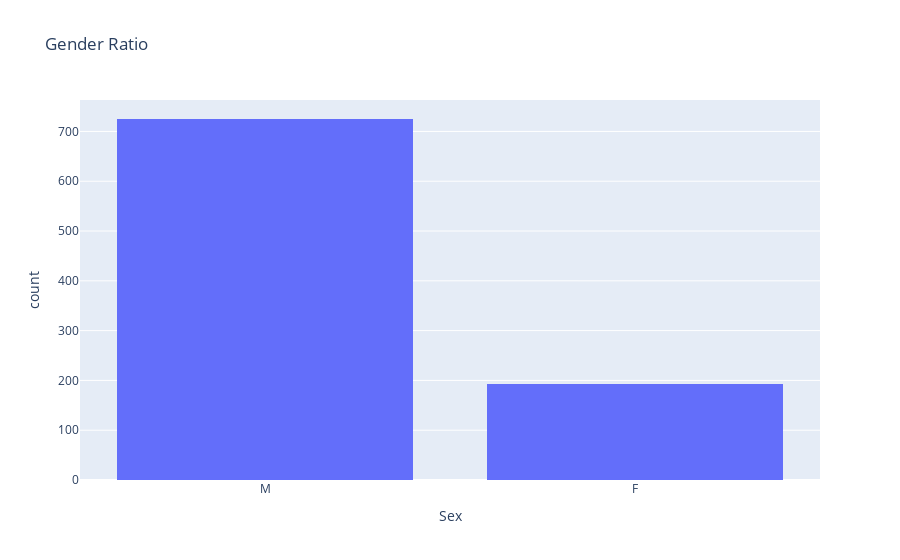

The cell this chart's notebook holds for it:
### Markdown cell above
Gender Ratio:

### Code cell
fig = px.histogram(data_frame=df, x="Sex", hover_data=df.columns, title="Gender Ratio")
fig.show()

### Figure 1 — Plotly figure (JSON) as saved in the notebook; plotly's stock layout.template omitted (floating-point values rounded to 4 significant figures; data arrays with more than 128 entries replaced by an {"elided": "..."} marker saying what was removed)
{"data": [{"alignmentgroup": "True", "bingroup": "x", "hovertemplate": "Sex=%{x}<br>count=%{y}<extra></extra>", "legendgroup": "", "marker": {"color": "#636efa", "pattern": {"shape": ""}}, "name": "", "offsetgroup": "", "orientation": "v", "showlegend": false, "type": "histogram", "x": {"elided": "918 str values"}, "xaxis": "x", "yaxis": "y"}], "layout": {"barmode": "relative", "legend": {"tracegroupgap": 0}, "title": {"text": "Gender Ratio"}, "xaxis": {"anchor": "y", "domain": [0, 1], "title": {"text": "Sex"}}, "yaxis": {"anchor": "x", "domain": [0, 1], "title": {"text": "count"}}}}
